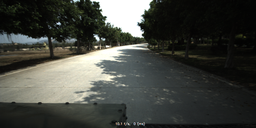
#> input picture data/imgs/0854.png, 256 x 128 px, shrunk from 500 x 250 before the run
$ jupyter execute isomapTest.ipynb
#> lines starting #> are read from the running program, lines starting #| are printed output that depends on the picture
[cell 1]
import cv2
import numpy as np
import matplotlib.pyplot as plt
from sklearn.manifold import Isomap, LocallyLinearEmbedding
from sklearn.cluster import KMeans
from skimage.transform import resize

# Load the image path
image_path = '../../data/imgs/0854.png'
image = cv2.imread(image_path)
#> image is the input picture: shape (128, 256, 3); mean B, G, R 62.5, 68.1, 66.2

# Check if the image is successfully loaded
if image is None:
    print("image read error")
else:
    # Convert the image to RGB, LAB, and HSV color spaces
    image_RGB = cv2.cvtColor(image, cv2.COLOR_BGR2RGB)
    image_LAB = cv2.cvtColor(image, cv2.COLOR_RGB2LAB)
#> image_LAB: shape (128, 256, 3); mean of channels 0, 1, 2 68.4, 125.5, 128.6
    image_HSV = cv2.cvtColor(image, cv2.COLOR_RGB2HSV)
#> image_HSV: shape (128, 256, 3); mean H, S, V 66.9, 43.4, 69.1

# Save the original image shape
original_shape = image.shape
#> original_shape = (128, 256, 3)

# Initialize the Isomap object for dimensionality reduction
isomap = Isomap(n_neighbors=5, n_components=2)

# RGB
# Resize the RGB image for faster processing
image_resized_RGB = resize(image_RGB, (image_RGB.shape[0] // 4, image_RGB.shape[1] // 4), anti_aliasing=True)
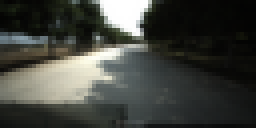
#> image_resized_RGB: shape (32, 64, 3) float64 (shown 4 times larger); mean R, G, B 0.26, 0.267, 0.245
# Flatten the image for Isomap processing
image_flat_isomap_RGB = image_resized_RGB.reshape(-1, 3)
#> image_flat_isomap_RGB = 2048 rows, first 8: [0.0433, 0.0531, 0.0347], [0.0263, 0.0288, 0.0202], [0.0197, 0.0196, 0.0148], [0.0291, 0.0312, 0.0229], [0.0451, 0.0527, 0.0357], [0.0286, 0.0318, 0.0227], [0.024, 0.0256, 0.0195], [0.0262, 0.0264, 0.0202]
# Apply Isomap dimensionality reduction
image_reduced_isomap_RGB = isomap.fit_transform(image_flat_isomap_RGB)
#> image_reduced_isomap_RGB = 2048 pairs, first value -0.466 to 1.43, second value -0.0909 to 0.262

# LAB
# Resize the LAB image for faster processing
image_resized_LAB = resize(image_LAB, (image_LAB.shape[0] // 4, image_LAB.shape[1] // 4), anti_aliasing=True)
#> image_resized_LAB: shape (32, 64, 3) float64; mean of channels 0, 1, 2 0.268, 0.492, 0.504
# Flatten the image for Isomap processing
image_flat_isomap_LAB = image_resized_LAB.reshape(-1, 3)
#> image_flat_isomap_LAB = 2048 rows, first 8: [0.0373, 0.493, 0.506], [0.0201, 0.499, 0.503], [0.012, 0.5, 0.501], [0.0228, 0.498, 0.503], [0.0401, 0.494, 0.505], [0.0233, 0.498, 0.503], [0.0176, 0.5, 0.502], [0.0189, 0.499, 0.502]
# Apply Isomap dimensionality reduction
image_reduced_isomap_LAB = isomap.fit_transform(image_flat_isomap_LAB)
#> image_reduced_isomap_LAB = 2048 pairs, first value -0.293 to 0.805, second value -0.0431 to 0.116

# HSV
# Resize the HSV image for faster processing
image_resized_HSV = resize(image_HSV, (image_HSV.shape[0] // 4, image_HSV.shape[1] // 4), anti_aliasing=True)
#> image_resized_HSV: shape (32, 64, 3) float64; mean H, S, V 0.262, 0.17, 0.271
# Flatten the image for Isomap processing
image_flat_isomap_HSV = image_resized_HSV.reshape(-1, 3)
#> image_flat_isomap_HSV = 2048 rows, first 8: [0.298, 0.327, 0.0532], [0.323, 0.29, 0.0293], [0.354, 0.29, 0.0208], [0.32, 0.254, 0.0317], [0.306, 0.31, 0.0528], [0.318, 0.277, 0.0322], [0.331, 0.234, 0.0261], [0.332, 0.253, 0.0274]
# Apply Isomap dimensionality reduction
image_reduced_isomap_HSV = isomap.fit_transform(image_flat_isomap_HSV)
#> image_reduced_isomap_HSV = 2048 pairs, first value -0.401 to 0.836, second value -0.353 to 0.376

# k-means cluster
n_clusters = 3

# RGB
# Perform k-means clustering on the RGB image
kmeans_RGB = KMeans(n_clusters=n_clusters, random_state=42)
labels_RGB = kmeans_RGB.fit_predict(image_reduced_isomap_RGB)
#> labels_RGB = 2048 values, max 2 at index 18, min 0 at index 0, mean 0.604
# Reshape the labels to the image shape
segmented_image_RGB = labels_RGB.reshape(image_resized_RGB.shape[0], image_resized_RGB.shape[1])
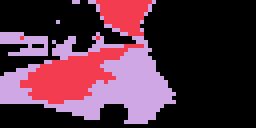
#> segmented_image_RGB: shape (32, 64) int32 (shown 4 times larger); 3 distinct labels, from 0 to 2; one colour per label, 0 black

# LAB
# Perform k-means clustering on the LAB image
kmeans_LAB = KMeans(n_clusters=n_clusters, random_state=42)
labels_LAB = kmeans_LAB.fit_predict(image_reduced_isomap_LAB)
#> labels_LAB = 2048 values, max 2 at index 24, min 0 at index 0, mean 0.53
# Reshape the labels to the image shape
segmented_image_LAB = labels_LAB.reshape(image_resized_LAB.shape[0], image_resized_LAB.shape[1])
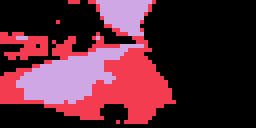
#> segmented_image_LAB: shape (32, 64) int32 (shown 4 times larger); 3 distinct labels, from 0 to 2; one colour per label, 0 black

# HSV
# Perform k-means clustering on the HSV image
kmeans_HSV = KMeans(n_clusters=n_clusters, random_state=42)
labels_HSV = kmeans_HSV.fit_predict(image_reduced_isomap_HSV)
#> labels_HSV = 2048 values, max 2 at index 23, min 0 at index 0, mean 0.763
# Reshape the labels to the image shape
segmented_image_HSV = labels_HSV.reshape(image_resized_HSV.shape[0], image_resized_HSV.shape[1])
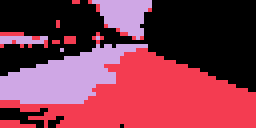
#> segmented_image_HSV: shape (32, 64) int32 (shown 4 times larger); 3 distinct labels, from 0 to 2; one colour per label, 0 black


# Display the original and segmented images
plt.figure(figsize=(15, 10))

plt.subplot(3, 2, 1)
plt.imshow(image)
plt.title("Original Image RGB")
plt.axis("off")

plt.subplot(3, 2, 2)
plt.imshow(segmented_image_RGB, cmap='viridis')
plt.title("Segmented ImageRGB isomap")
plt.axis("off")

plt.subplot(3, 2, 3)
plt.imshow(image_LAB)
plt.title("Original Image LAB")
plt.axis("off")

plt.subplot(3, 2, 4)
plt.imshow(segmented_image_LAB, cmap='viridis')
plt.title("Segmented ImageLAB isomap")
plt.axis("off")

plt.subplot(3, 2, 5)
plt.imshow(image_HSV)
plt.title("Original Image HSV")
plt.axis("off")

plt.subplot(3, 2, 6)
plt.imshow(segmented_image_HSV, cmap='viridis')
plt.title("Segmented ImageHSV isomap")
plt.axis("off")

plt.show()
#> figure, not shown here; B, G, R data is drawn as R, G, B

[cell 2]
# 3D and 2D Scatter Plots
def plot_3d_and_2d(data_3d, data_2d, labels, title):
    fig = plt.figure(figsize=(10, 5))

    ax1 = fig.add_subplot(121, projection='3d')
    ax1.scatter(data_3d[:, 0], data_3d[:, 1], data_3d[:, 2], c=labels, cmap='viridis', marker='o', s=1)
    ax1.set_title(f"3D Distribution {title}")
    ax1.set_xlabel('X')
    ax1.set_ylabel('Y')
    ax1.set_zlabel('Z')

    ax2 = fig.add_subplot(122)
    ax2.scatter(data_2d[:, 0], data_2d[:, 1], c=labels, cmap='viridis', marker='o', s=1)
    ax2.set_title(f"2D Distribution {title}")
    ax2.set_xlabel('X')
    ax2.set_ylabel('Y')

# Plot RGB
plot_3d_and_2d(image_flat_isomap_RGB, image_reduced_isomap_RGB, labels_RGB, "RGB")

# Plot LAB
plot_3d_and_2d(image_flat_isomap_LAB, image_reduced_isomap_LAB, labels_LAB, "LAB")

# Plot HSV
plot_3d_and_2d(image_flat_isomap_HSV, image_reduced_isomap_HSV, labels_HSV, "HSV")

plt.show()
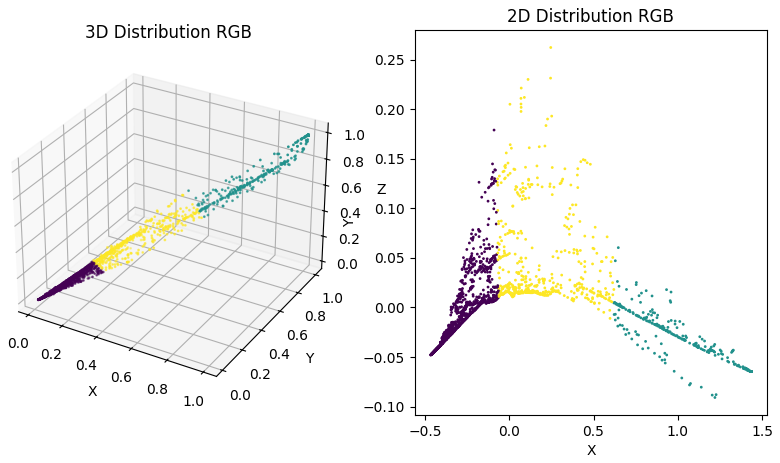
#> figure drawn by matplotlib, 2 panels
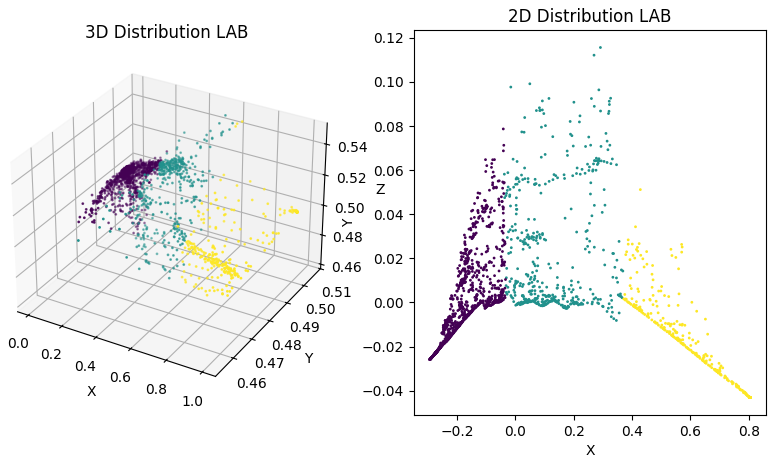
#> figure drawn by matplotlib, 2 panels
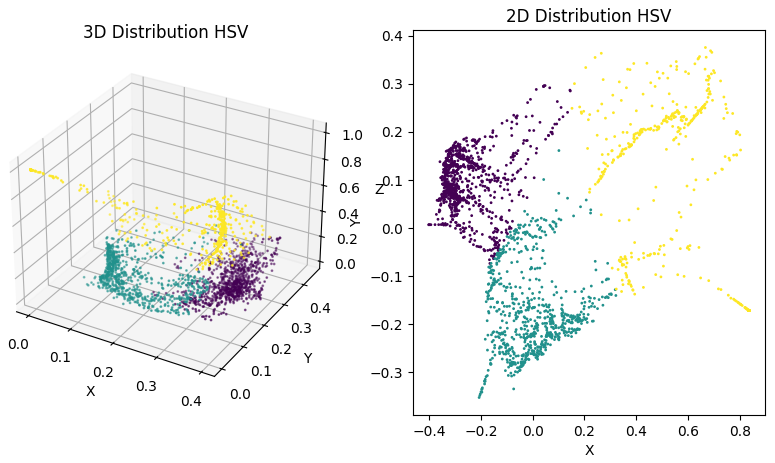
#> figure drawn by matplotlib, 2 panels

$ run again, with data/imgs/0618.png copied over data/imgs/0854.png
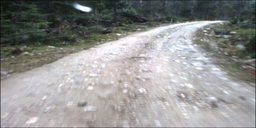
#> input picture data/imgs/0618.png, 256 x 128 px, shrunk from 500 x 250 before the run
#> image is the input picture: shape (128, 256, 3); mean B, G, R 144, 145, 144.7
#> image_LAB: shape (128, 256, 3); mean of channels 0, 1, 2 150.5, 127.4, 128.3
#> image_HSV: shape (128, 256, 3); mean H, S, V 84, 22.3, 149.3
#> image_flat_isomap_RGB = 2048 rows, first 8: [0.0766, 0.0959, 0.0802], [0.0746, 0.0957, 0.0865], [0.0865, 0.103, 0.0956], [0.0928, 0.118, 0.1], [0.1, 0.122, 0.11], [0.13, 0.146, 0.145], [0.102, 0.123, 0.112], [0.0999, 0.123, 0.111]
#> image_reduced_isomap_RGB = 2048 pairs, first value -0.815 to 0.98, second value -0.0662 to 0.27
#> image_resized_LAB: shape (32, 64, 3) float64; mean of channels 0, 1, 2 0.591, 0.5, 0.503
#> image_flat_isomap_LAB = 2048 rows, first 8: [0.0807, 0.491, 0.512], [0.0816, 0.492, 0.515], [0.0914, 0.494, 0.513], [0.107, 0.488, 0.516], [0.114, 0.491, 0.515], [0.146, 0.499, 0.513], [0.114, 0.493, 0.514], [0.114, 0.491, 0.516]
#> image_reduced_isomap_LAB = 2048 pairs, first value -0.444 to 0.621, second value -0.0395 to 0.118
#> image_resized_HSV: shape (32, 64, 3) float64; mean H, S, V 0.329, 0.0875, 0.587
#> image_flat_isomap_HSV = 2048 rows, first 8: [0.221, 0.2, 0.0959], [0.158, 0.212, 0.0961], [0.162, 0.157, 0.104], [0.183, 0.204, 0.118], [0.163, 0.176, 0.123], [0.119, 0.125, 0.149], [0.17, 0.169, 0.123], [0.165, 0.188, 0.123]
#> image_reduced_isomap_HSV = 2048 pairs, first value -0.516 to 0.663, second value -0.281 to 0.528
#> labels_RGB = 2048 values, max 2 at index 63, min 0 at index 0, mean 0.856
#> segmented_image_RGB: shape (32, 64) int32; 3 distinct labels, from 0 to 2
#> labels_LAB = 2048 values, max 2 at index 62, min 0 at index 0, mean 0.877
#> `segmented_image_LAB = labels_LAB.reshape(image_resized_LAB.shape[0], i..`:
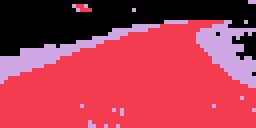
#> segmented_image_LAB: shape (32, 64) int32 (shown 4 times larger); 3 distinct labels, from 0 to 2; one colour per label, 0 black
#> labels_HSV = 2048 values, max 2 at index 83, min 0 at index 0, mean 0.765
#> segmented_image_HSV: shape (32, 64) int32; 3 distinct labels, from 0 to 2
#> `plt.show()`:
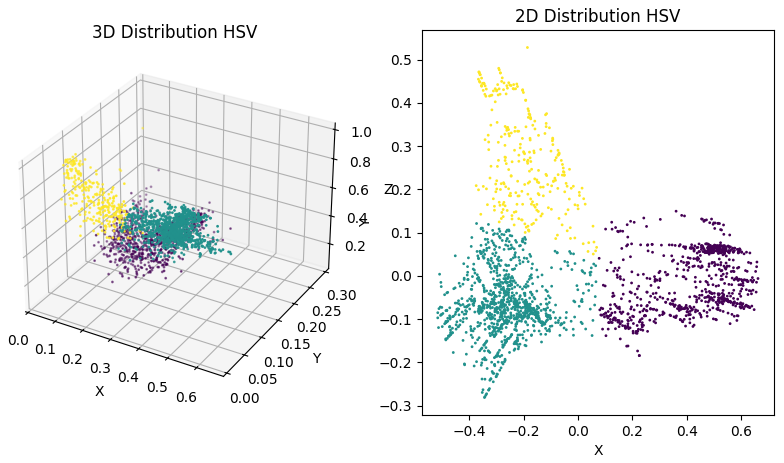
#> figure drawn by matplotlib, 2 panels

$ run again, with data/imgs/1066.png copied over data/imgs/0854.png
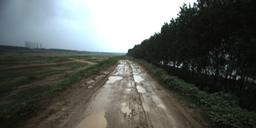
#> input picture data/imgs/1066.png, 256 x 128 px, shrunk from 500 x 250 before the run
#> image is the input picture: shape (128, 256, 3); mean B, G, R 92.6, 97.2, 93.2
#> image_LAB: shape (128, 256, 3); mean of channels 0, 1, 2 98.2, 125.4, 129.6
#> image_HSV: shape (128, 256, 3); mean H, S, V 62.9, 48.7, 100.9
#> image_flat_isomap_RGB = 2048 rows, first 8: [0.322, 0.385, 0.442], [0.377, 0.446, 0.505], [0.436, 0.511, 0.57], [0.484, 0.561, 0.616], [0.518, 0.594, 0.645], [0.532, 0.606, 0.65], [0.531, 0.605, 0.651], [0.535, 0.614, 0.669]
#> image_reduced_isomap_RGB = 2048 pairs, first value -0.647 to 1.19, second value -0.154 to 0.428
#> image_resized_LAB: shape (32, 64, 3) float64; mean of channels 0, 1, 2 0.385, 0.492, 0.508
#> image_flat_isomap_LAB = 2048 rows, first 8: [0.426, 0.514, 0.547], [0.489, 0.513, 0.549], [0.553, 0.512, 0.551], [0.602, 0.509, 0.55], [0.633, 0.508, 0.549], [0.643, 0.506, 0.546], [0.643, 0.506, 0.547], [0.654, 0.508, 0.551]
#> image_reduced_isomap_LAB = 2048 pairs, first value -0.405 to 0.699, second value -0.14 to 0.16
#> image_resized_HSV: shape (32, 64, 3) float64; mean H, S, V 0.247, 0.191, 0.396
#> image_flat_isomap_HSV = 2048 rows, first 8: [0.0619, 0.273, 0.442], [0.0629, 0.255, 0.505], [0.0656, 0.235, 0.57], [0.0681, 0.214, 0.616], [0.0706, 0.197, 0.645], [0.0734, 0.181, 0.65], [0.0725, 0.184, 0.651], [0.0696, 0.2, 0.669]
#> image_reduced_isomap_HSV = 2048 pairs, first value -0.449 to 0.881, second value -0.534 to 0.536
#> labels_RGB = 2048 values, max 2 at index 0, min 0 at index 50, mean 0.664
#> `segmented_image_RGB = labels_RGB.reshape(image_resized_RGB.shape[0], i..`:
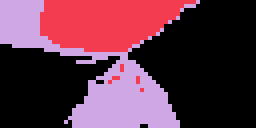
#> segmented_image_RGB: shape (32, 64) int32 (shown 4 times larger); 3 distinct labels, from 0 to 2; one colour per label, 0 black
#> labels_LAB = 2048 values, max 2 at index 0, min 0 at index 50, mean 0.687
#> segmented_image_LAB: shape (32, 64) int32; 3 distinct labels, from 0 to 2
#> labels_HSV = 2048 values, max 2 at index 0, min 0 at index 50, mean 0.377
#> segmented_image_HSV: shape (32, 64) int32; 3 distinct labels, from 0 to 2
#> `plt.show()`:
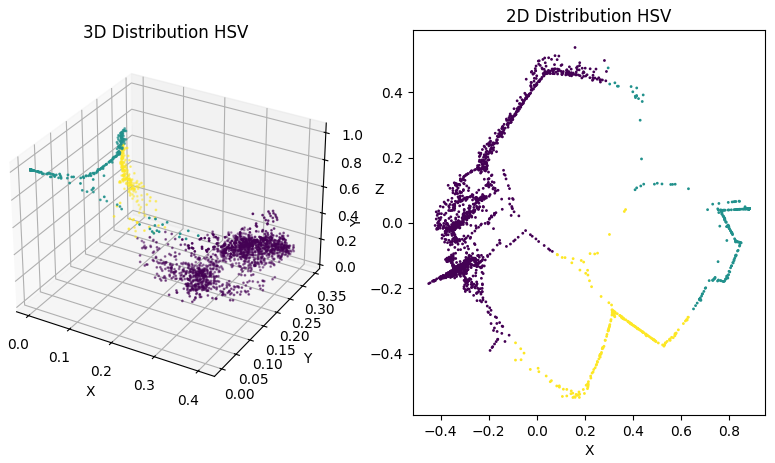
#> figure drawn by matplotlib, 2 panels
